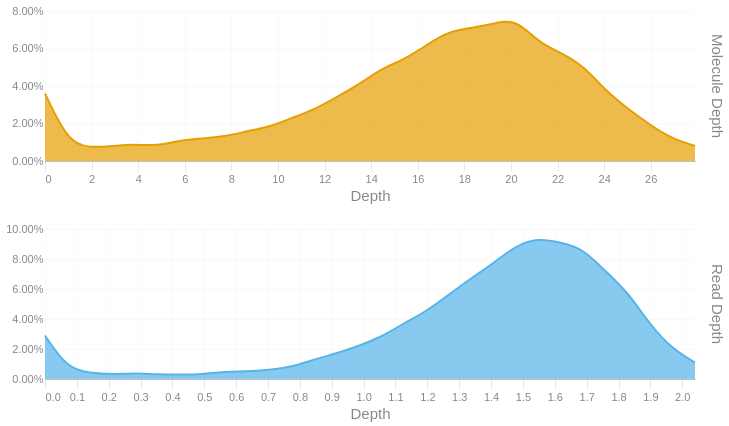

Notebook cell for this chart:
### Code cell
readdep = depth_hist(tb['Read Depth'], q99, 3)
readdep = readdep.with_columns(pl.lit('Read Depth').alias('Metric'))
if not SKIPLR:
    moldep = depth_hist(tb['Molecule Depth'], mol_q99, 1)
    moldep = moldep.with_columns(pl.lit('Molecule Depth').alias('Metric'))
    _hist = pl.concat([readdep, moldep])
    _hist = _hist.filter(pl.col('Proportion') != 0)
    with SafeRender(_hist):
        (
            alt.Chart(_hist)        
            .mark_area(interpolate = "basis")
            .encode(
                x=alt.X('Bin:Q').scale(domainMin=0).axis(alt.Axis(title='Depth')),
                y = alt.Y('Proportion:Q', title = None).axis(format = '.2%'),
                color = alt.Color('Metric:N').legend(None),
                row = alt.Row("Metric:N").header(title = None, labelOrient = 'right'),
                tooltip = [
                    alt.Tooltip("Metric:N", title = "Metric"),
                    alt.Tooltip('Interval:N', title = "Depth Interval"),
                    alt.Tooltip('Proportion:Q', title = "% Alignments").format('.2%')
                ]
            )
            .resolve_scale(x='independent', y='independent')
            .properties(
                height = 150, width = 650,
                usermeta={'embedOptions': {'downloadFileName': f'{samplename}.depth.hist'}}
            )
        ).display()
else:
    readdep = readdep.filter(pl.col('Proportion') != 0)
    with SafeRender(readdep):
        (
            alt.Chart(readdep)        
            .mark_area(interpolate = "basis")
            .encode(
                x=alt.X('Bin:Q').scale(domainMin=0).axis(alt.Axis(title='Depth')),
                y = alt.Y('Proportion:Q', title = None).axis(format = '.2%'),
                tooltip = [
                    alt.Tooltip('Interval:N', title = "Depth Interval"),
                    alt.Tooltip('Proportion:Q', title = "% Alignments").format('.2%')
                ]
            )
            .properties(
                usermeta={'embedOptions': {'downloadFileName': f'{samplename}.depth.hist'}}
            )
        ).display()

### Figure 1 — Vega-Lite specification as saved in the notebook (floating-point values rounded to 4 significant figures)
{"width": 650, "height": 150, "config": {"title": {"anchor": "start", "dy": -15, "fontSize": 18, "color": "#888888", "subtitleColor": "#888888", "subtitleFontSize": 14}, "arc": {"fill": "#0072B2"}, "axis": {"domainColor": "#888888", "domainWidth": 0.5, "gridWidth": 0.2, "grid": false, "titleFontWeight": 400, "titleFontSize": 15, "labelFontSize": 11, "labelColor": "#888888", "tickColor": "#888888", "tickWidth": 0.2, "titleColor": "#888888"}, "axisBand": {"grid": false}, "axisX": {"grid": true, "tickSize": 10, "domainCap": "round"}, "axisY": {"domain": false, "grid": true, "tickSize": 0, "domainCap": "round"}, "background": "transparent", "header": {"labelFontSize": 15, "labelColor": "#888888", "titleFontSize": 15, "titleFontWeight": 600, "titleColor": "#888888"}, "legend": {"labelFont": "sans-serif", "labelFontSize": 12, "labelColor": "#888888", "symbolSize": 100, "symbolType": "circle", "titleFontSize": 12, "titlePadding": 10, "titleColor": "#888888", "title": null}, "range": {"category": ["#E69F00", "#56B4E9", "#009E73", "#F0E442", "#0072B2", "#D55E00", "#CC79A7", "#000000"], "diverging": ["#cfe8f3", "#a2d4ec", "#73bfe2", "#46abdb", "#1696d2", "#12719e"]}, "area": {"fill": "#0072B2", "fillOpacity": 0.7, "line": true, "strokeOpacity": 0.7}, "line": {"color": "#0072B2", "stroke": "#0072B2", "strokeWidth": 2}, "trail": {"color": "#0072B2", "stroke": "#0072B2", "strokeWidth": 0, "size": 1}, "point": {"filled": true, "fillOpacity": 1.0, "size": 95}, "text": {"color": "#888888", "fontSize": 11, "align": "right", "fontWeight": 400, "size": 11}, "bar": {"fill": "#0072B2", "stroke": null}, "view": {"stroke": null, "continuousWidth": 660, "continuousHeight": 400}}, "data": {"name": "data-9d303a84b1966c1b588bd640e9617d53"}, "mark": {"type": "area", "interpolate": "basis"}, "encoding": {"color": {"field": "Metric", "legend": null, "type": "nominal"}, "row": {"field": "Metric", "header": {"title": null, "labelOrient": "right"}, "type": "nominal"}, "tooltip": [{"field": "Metric", "title": "Metric", "type": "nominal"}, {"field": "Interval", "title": "Depth Interval", "type": "nominal"}, {"field": "Proportion", "format": ".2%", "title": "% Alignments", "type": "quantitative"}], "x": {"axis": {"title": "Depth"}, "field": "Bin", "scale": {"domainMin": 0}, "type": "quantitative"}, "y": {"axis": {"format": ".2%"}, "field": "Proportion", "title": null, "type": "quantitative"}}, "resolve": {"scale": {"x": "independent", "y": "independent"}}, "usermeta": {"embedOptions": {"downloadFileName": "S5_Kennetcook_3558.depth.hist"}}, "$schema": "https://vega.github.io/schema/vega-lite/v6.1.0.json", "datasets": {"data-9d303a84b1966c1b588bd640e9617d53": [{"Bin": 0.0, "Interval": "0.0-0.07", "Proportion": 0.029, "Metric": "Read Depth"}, {"Bin": 0.07, "Interval": "0.07-0.141", "Proportion": 0.007, "Metric": "Read Depth"}, {"Bin": 0.141, "Interval": "0.141-0.211", "Proportion": 0.004, "Metric": "Read Depth"}, {"Bin": 0.211, "Interval": "0.211-0.281", "Proportion": 0.003, "Metric": "Read Depth"}, {"Bin": 0.281, "Interval": "0.281-0.352", "Proportion": 0.004, "Metric": "Read Depth"}, {"Bin": 0.352, "Interval": "0.352-0.422", "Proportion": 0.003, "Metric": "Read Depth"}, {"Bin": 0.422, "Interval": "0.422-0.492", "Proportion": 0.003, "Metric": "Read Depth"}, {"Bin": 0.492, "Interval": "0.492-0.563", "Proportion": 0.003, "Metric": "Read Depth"}, {"Bin": 0.563, "Interval": "0.563-0.633", "Proportion": 0.005, "Metric": "Read Depth"}, {"Bin": 0.633, "Interval": "0.633-0.703", "Proportion": 0.005, "Metric": "Read Depth"}, {"Bin": 0.703, "Interval": "0.703-0.774", "Proportion": 0.006, "Metric": "Read Depth"}, {"Bin": 0.774, "Interval": "0.774-0.844", "Proportion": 0.008, "Metric": "Read Depth"}, {"Bin": 0.844, "Interval": "0.844-0.914", "Proportion": 0.013, "Metric": "Read Depth"}, {"Bin": 0.914, "Interval": "0.914-0.985", "Proportion": 0.017, "Metric": "Read Depth"}, {"Bin": 0.985, "Interval": "0.985-1.055", "Proportion": 0.022, "Metric": "Read Depth"}, {"Bin": 1.055, "Interval": "1.055-1.125", "Proportion": 0.028, "Metric": "Read Depth"}, {"Bin": 1.125, "Interval": "1.125-1.196", "Proportion": 0.037, "Metric": "Read Depth"}, {"Bin": 1.196, "Interval": "1.196-1.266", "Proportion": 0.045, "Metric": "Read Depth"}, {"Bin": 1.266, "Interval": "1.266-1.336", "Proportion": 0.056, "Metric": "Read Depth"}, {"Bin": 1.336, "Interval": "1.336-1.407", "Proportion": 0.067, "Metric": "Read Depth"}, {"Bin": 1.407, "Interval": "1.407-1.477", "Proportion": 0.077, "Metric": "Read Depth"}, {"Bin": 1.477, "Interval": "1.477-1.547", "Proportion": 0.089, "Metric": "Read Depth"}, {"Bin": 1.547, "Interval": "1.547-1.618", "Proportion": 0.094, "Metric": "Read Depth"}, {"Bin": 1.618, "Interval": "1.618-1.688", "Proportion": 0.091, "Metric": "Read Depth"}, {"Bin": 1.688, "Interval": "1.688-1.758", "Proportion": 0.087, "Metric": "Read Depth"}, {"Bin": 1.758, "Interval": "1.758-1.829", "Proportion": 0.072, "Metric": "Read Depth"}, {"Bin": 1.829, "Interval": "1.829-1.899", "Proportion": 0.058, "Metric": "Read Depth"}, {"Bin": 1.899, "Interval": "1.899-1.969", "Proportion": 0.036, "Metric": "Read Depth"}, {"Bin": 1.969, "Interval": "1.969-2.04", "Proportion": 0.02, "Metric": "Read Depth"}, {"Bin": 2.04, "Interval": "2.04-2.11", "Proportion": 0.011, "Metric": "Read Depth"}, {"Bin": 0.0, "Interval": "0.0-1.0", "Proportion": 0.036, "Metric": "Molecule Depth"}, {"Bin": 1.0, "Interval": "1.0-1.9", "Proportion": 0.01, "Metric": "Molecule Depth"}, {"Bin": 1.9, "Interval": "1.9-2.9", "Proportion": 0.007, "Metric": "Molecule Depth"}, {"Bin": 2.9, "Interval": "2.9-3.8", "Proportion": 0.008, "Metric": "Molecule Depth"}, {"Bin": 3.8, "Interval": "3.8-4.8", "Proportion": 0.009, "Metric": "Molecule Depth"}, {"Bin": 4.8, "Interval": "4.8-5.8", "Proportion": 0.008, "Metric": "Molecule Depth"}, {"Bin": 5.8, "Interval": "5.8-6.7", "Proportion": 0.011, "Metric": "Molecule Depth"}, {"Bin": 6.7, "Interval": "6.7-7.7", "Proportion": 0.012, "Metric": "Molecule Depth"}, {"Bin": 7.7, "Interval": "7.7-8.7", "Proportion": 0.013, "Metric": "Molecule Depth"}, {"Bin": 8.7, "Interval": "8.7-9.6", "Proportion": 0.016, "Metric": "Molecule Depth"}, {"Bin": 9.6, "Interval": "9.6-10.6", "Proportion": 0.018, "Metric": "Molecule Depth"}, {"Bin": 10.6, "Interval": "10.6-11.5", "Proportion": 0.023, "Metric": "Molecule Depth"}, {"Bin": 11.5, "Interval": "11.5-12.5", "Proportion": 0.027, "Metric": "Molecule Depth"}, {"Bin": 12.5, "Interval": "12.5-13.5", "Proportion": 0.034, "Metric": "Molecule Depth"}, {"Bin": 13.5, "Interval": "13.5-14.4", "Proportion": 0.041, "Metric": "Molecule Depth"}, {"Bin": 14.4, "Interval": "14.4-15.4", "Proportion": 0.049, "Metric": "Molecule Depth"}, {"Bin": 15.4, "Interval": "15.4-16.4", "Proportion": 0.054, "Metric": "Molecule Depth"}, {"Bin": 16.4, "Interval": "16.4-17.3", "Proportion": 0.062, "Metric": "Molecule Depth"}, {"Bin": 17.3, "Interval": "17.3-18.3", "Proportion": 0.069, "Metric": "Molecule Depth"}, {"Bin": 18.3, "Interval": "18.3-19.2", "Proportion": 0.071, "Metric": "Molecule Depth"}, {"Bin": 19.2, "Interval": "19.2-20.2", "Proportion": 0.073, "Metric": "Molecule Depth"}, {"Bin": 20.2, "Interval": "20.2-21.2", "Proportion": 0.076, "Metric": "Molecule Depth"}, {"Bin": 21.2, "Interval": "21.2-22.1", "Proportion": 0.063, "Metric": "Molecule Depth"}, {"Bin": 22.1, "Interval": "22.1-23.1", "Proportion": 0.058, "Metric": "Molecule Depth"}, {"Bin": 23.1, "Interval": "23.1-24.1", "Proportion": 0.051, "Metric": "Molecule Depth"}, {"Bin": 24.1, "Interval": "24.1-25.0", "Proportion": 0.037, "Metric": "Molecule Depth"}, {"Bin": 25.0, "Interval": "25.0-26.0", "Proportion": 0.028, "Metric": "Molecule Depth"}, {"Bin": 26.0, "Interval": "26.0-26.9", "Proportion": 0.019, "Metric": "Molecule Depth"}, {"Bin": 26.9, "Interval": "26.9-27.9", "Proportion": 0.012, "Metric": "Molecule Depth"}, {"Bin": 27.9, "Interval": "27.9-28.87", "Proportion": 0.008, "Metric": "Molecule Depth"}]}}
